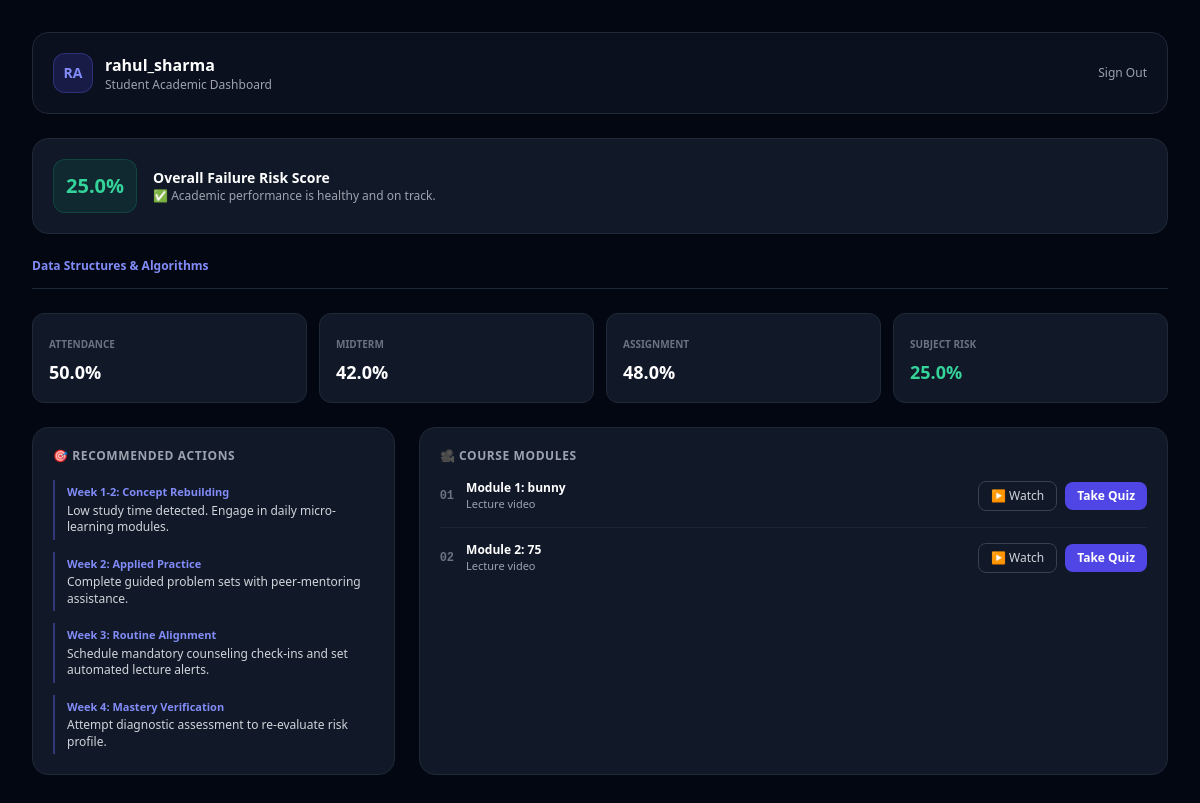
The page /student_dashboard (signed in) on the database as committed earlier.
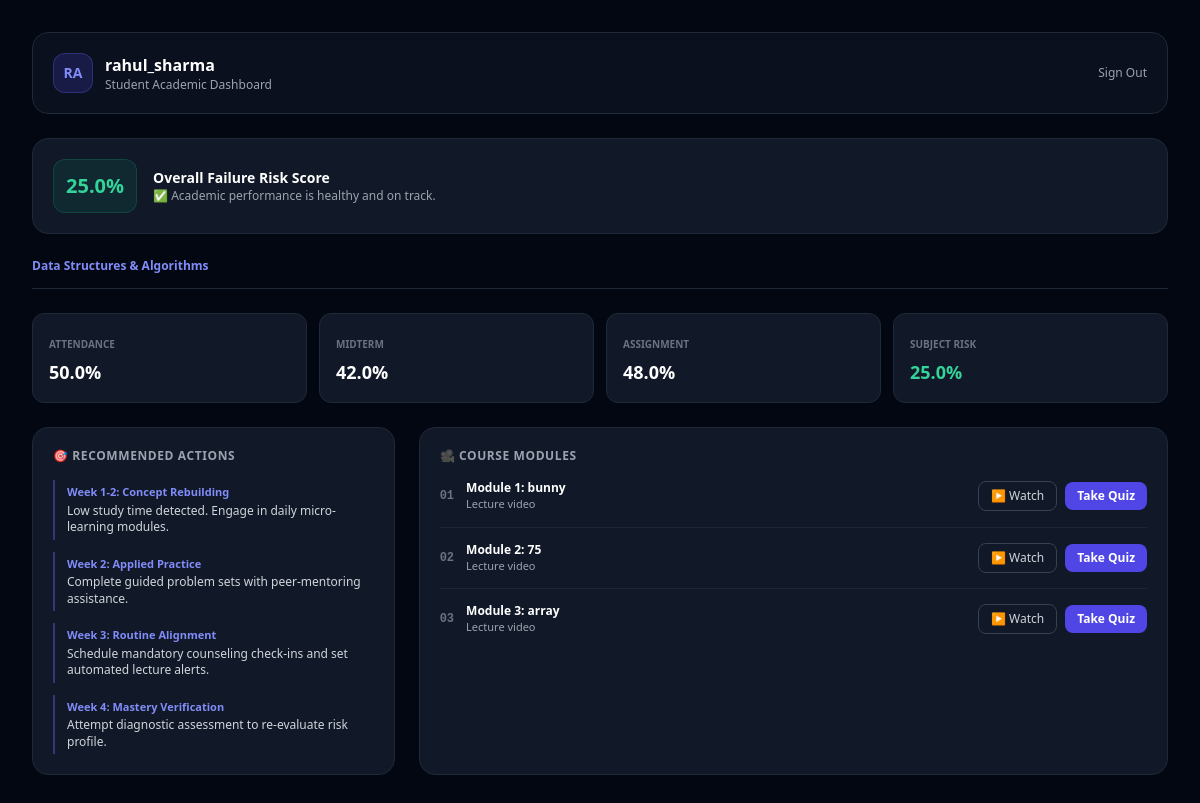
The same page on the database as committed later.
### app.py (models this page shows)
class StudentSubjectGrade(db.Model):
    id = db.Column(db.Integer, primary_key=True)
    student_id = db.Column(db.Integer, db.ForeignKey('user.id'), nullable=False)
    subject = db.Column(db.String(80), nullable=False)
    attendance = db.Column(db.Float, default=75.0)
    midterm = db.Column(db.Float, default=60.0)
    assignment = db.Column(db.Float, default=60.0)
    logins = db.Column(db.Float, default=12.0)
    study_hours = db.Column(db.Float, default=5.0)

class LearningTopic(db.Model):
    id = db.Column(db.Integer, primary_key=True)
    subject = db.Column(db.String(80), nullable=False)
    sequence = db.Column(db.Integer, nullable=False)
    title = db.Column(db.String(150), nullable=False)
    description = db.Column(db.Text, nullable=True)
    youtube_url = db.Column(db.String(255), nullable=False)  # Local video URL
    quiz_data_json = db.Column(db.Text, nullable=True)     # Stores AI generated quiz JSON

### app.py (the view, shortened to what this page needs)
@app.route('/student_dashboard')
@login_required
def student_dashboard():
    if current_user.role != 'student':
        return "Unauthorized Access", 403
    subject_cards = []
    total_risk = 0.0
    for g in current_user.grades:
        risk_val = 25.0
        at_risk = False
        remediation = generate_personalized_path(g.midterm, g.assignment, g.attendance, g.study_hours)
        total_risk += risk_val
        topics = LearningTopic.query.filter_by(subject=g.subject).order_by(LearningTopic.sequence.asc()).all()
        pathway_topics = [
            {
                'id': t.id,
                'sequence': t.sequence,
                'title': t.title,
                'description': t.description,
                'youtube_url': t.youtube_url
            } for t in topics
        ]
        subject_cards.append({
            'subject': g.subject,
            'attendance': g.attendance,
            'midterm': g.midterm,
            'assignment': g.assignment,
            'study_hours': g.study_hours,
            'risk_percent': risk_val,
            'at_risk': at_risk,
            'remediation': remediation,
            'pathway_topics': pathway_topics
        })
    overall_risk = round(total_risk / len(subject_cards), 2) if subject_cards else 25.0
    overall_at_risk = bool(overall_risk >= 50)
    return render_template('student.html', student=current_user, subject_cards=subject_cards, risk_percent=overall_risk, at_risk=overall_at_risk)

### app.py (called while the page is built)
@login_manager.user_loader
def load_user(user_id):
    return User.query.get(int(user_id))

### templates/student.html (shortened to what the changed rows need)
<!DOCTYPE html>
<html lang="en" class="dark">
<head>
    <script src="https://cdn.tailwindcss.com"></script>
</head>
<body class="bg-gray-950 text-gray-100 min-h-screen font-sans p-4 sm:p-8 transition-colors">
    <div class="max-w-6xl mx-auto space-y-6">
        <header class="flex justify-between items-center bg-gray-900/60 p-5 rounded-2xl border border-gray-800 backdrop-blur">
            <div class="flex items-center gap-3">
                <div>
                    <h1 class="text-base font-bold text-white">{{ student.username }}</h1>
                </div>
            </div>
        </header>
        <div class="bg-gray-900 border border-gray-800 rounded-2xl p-5 flex items-center justify-between">
            <div class="flex items-center gap-4">
                <div>
                    <h2 class="text-sm font-bold text-white">Overall Failure Risk Score</h2>
                </div>
            </div>
        </div>
        {% if subject_cards %}
        <div class="flex border-b border-gray-800 space-x-6 text-xs font-bold overflow-x-auto">
            {% for card in subject_cards %}
            <button onclick="showSubject('subj-{{ loop.index }}', this)"
                    class="subject-tab pb-3 text-gray-400 border-b-2 border-transparent hover:text-white transition whitespace-nowrap {% if loop.first %}border-indigo-500 text-indigo-400{% endif %}">
                {{ card.subject }}
            </button>
            {% endfor %}
        </div>
        {% for card in subject_cards %}
        <div id="subj-{{ loop.index }}" class="subject-panel {% if not loop.first %}hidden{% endif %} space-y-6">
            <div class="grid grid-cols-2 sm:grid-cols-4 gap-3">
                <div class="bg-gray-900 border border-gray-800 p-4 rounded-xl">
                    <span class="text-[10px] text-gray-500 uppercase font-semibold">Attendance</span>
                    <div class="text-lg font-bold text-white mt-1">{{ card.attendance }}%</div>
                </div>
                <div class="bg-gray-900 border border-gray-800 p-4 rounded-xl">
                    <span class="text-[10px] text-gray-500 uppercase font-semibold">Midterm</span>
                    <div class="text-lg font-bold text-white mt-1">{{ card.midterm }}%</div>
                </div>
                <div class="bg-gray-900 border border-gray-800 p-4 rounded-xl">
                    <span class="text-[10px] text-gray-500 uppercase font-semibold">Assignment</span>
                    <div class="text-lg font-bold text-white mt-1">{{ card.assignment }}%</div>
                </div>
                <div class="bg-gray-900 border border-gray-800 p-4 rounded-xl">
                    <span class="text-[10px] text-gray-500 uppercase font-semibold">Subject Risk</span>
                    <div class="text-lg font-bold mt-1 {% if card.at_risk %}text-red-400{% else %}text-emerald-400{% endif %}">
                        {{ card.risk_percent }}%
                    </div>
                </div>
            </div>
            <div class="grid grid-cols-1 lg:grid-cols-3 gap-6">
                <div class="bg-gray-900 border border-gray-800 rounded-2xl p-5 space-y-4">
                    <h3 class="text-xs font-bold text-gray-400 uppercase tracking-wider">🎯 Recommended Actions</h3>
                    <div class="space-y-3">
                        {% for step in card.remediation %}
                        <div class="flex gap-3 items-start border-l-2 border-indigo-500/40 pl-3 py-1">
                            <div>
                                <div class="text-[11px] font-bold text-indigo-400">{{ step.phase }}</div>
                                <p class="text-xs text-gray-300 mt-0.5 leading-snug">{{ step.recommendation }}</p>
                            </div>
                        </div>
                        {% endfor %}
                    </div>
                </div>
                <div class="lg:col-span-2 bg-gray-900 border border-gray-800 rounded-2xl p-5 space-y-4">
                    <h3 class="text-xs font-bold text-gray-400 uppercase tracking-wider">🎥 Course Modules</h3>
                    {% if card.pathway_topics %}
                    <div class="divide-y divide-gray-800/80">
                        {% for topic in card.pathway_topics %}
                        <div class="py-3.5 first:pt-0 last:pb-0 space-y-3">
                            <div class="flex items-center justify-between">
                                <div class="flex items-center gap-3">
                                    <span class="text-xs font-mono font-bold text-gray-500">0{{ topic.sequence }}</span>
                                    <div>
                                        <h4 class="text-xs font-bold text-white">{{ topic.title }}</h4>
                                        <p class="text-[11px] text-gray-400">{{ topic.description or 'Lecture video' }}</p>
                                    </div>
                                </div>
                                <div class="flex items-center gap-2">
                                    <button onclick="toggleVideo('vid-{{ topic.id }}')" class="px-3 py-1.5 rounded-lg border border-gray-700 hover:bg-gray-800 text-xs text-gray-300 transition">
                                        ▶ Watch
                                    </button>
                                    <button onclick="openTestModal('{{ topic.title }}', '{{ card.subject }}')" class="px-3 py-1.5 rounded-lg bg-indigo-600 hover:bg-indigo-500 text-white font-semibold text-xs transition">
                                        Take Quiz
                                    </button>
                                </div>
                            </div>
                        </div>
                        {% endfor %}
                    </div>
                    {% else %}
                    <p class="text-xs text-gray-500 py-4 text-center">No video modules available for this subject yet.</p>
                    {% endif %}
                </div>
            </div>
        </div>
        {% endfor %}
        {% endif %}
    </div>
</body>
</html>

Rows that differ between the two databases and show on the page:
added LearningTopic: sequence "3", title "Module 3: array", description "Lecture video"
